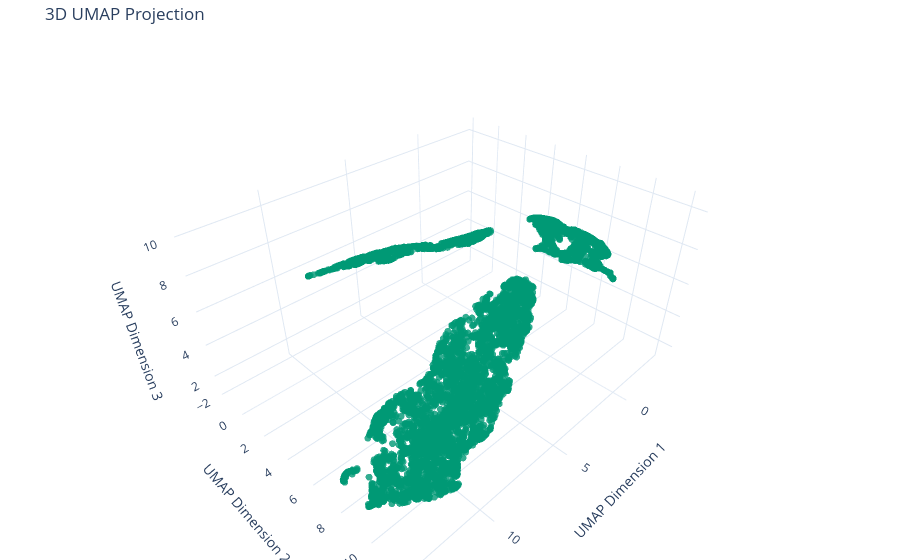

This figure's notebook cell:
### Markdown cell above
## Dimensionality Reduction

### Code cell
# UMAP Dimensionality Reduction
def umap_dimensionality_reduction(df, n_neighbors=15, min_dist=0.1, metric='euclidean', random_state=42):
    reducer = umap.UMAP(
        n_neighbors=n_neighbors,
        min_dist=min_dist,
        metric=metric,
        n_components=2,
        random_state=random_state
    )
    embedding = reducer.fit_transform(df)

    embedding_df = pd.DataFrame(
        embedding,
        columns=["UMAP_1", "UMAP_2"],
        index=df.index
    )

    return embedding_df

# Visualisasi hasil UMAP

def plot_umap(df, labels=None, palette = ['#e8000b', '#1ac938', '#023eff', '#ff6200', '#c00acc', '#81387d', "#828502", "#03B7FF", "#BE7B00"]):
    # Setup tema visual
    sns.set(style="whitegrid", rc={"axes.facecolor": "#fcf0dc"})

    # Plot
    plt.figure(figsize=(10, 7))
    if labels is not None:
        sns.scatterplot(
            x=df[:, 0],
            y=df[:, 1],
            hue=labels,
            palette=palette,
            s=30,
        )
        plt.legend(title="Cluster", bbox_to_anchor=(1.05, 1), loc='upper left', frameon=False)
    else:
        sns.scatterplot(
            x=df[:, 0],
            y=df[:, 1],
            s=30,
            color="#009975",
        )
    
    # Tata letak
    plt.title("UMAP Plot", fontsize=16, weight='bold', pad=20)
    plt.xlabel("UMAP Dimension 1", fontsize=13)
    plt.ylabel("UMAP Dimension 2", fontsize=13)
    plt.tight_layout()
    sns.despine(left=True, bottom=True)
    plt.show()

# UMAP Dimensionality Reduction (3D)
def umap_dimensionality_reduction_3d(df, n_neighbors=15, min_dist=0.1, metric='euclidean', random_state=42):
    reducer = umap.UMAP(
        n_neighbors=n_neighbors,
        min_dist=min_dist,
        metric=metric,
        n_components=3,
        random_state=random_state
    )
    embedding = reducer.fit_transform(df)

    embedding_df = pd.DataFrame(
        embedding,
        columns=["UMAP_1", "UMAP_2", "UMAP_3"],
        index=df.index
    )

    return embedding_df

import plotly.express as px

def plot_umap_3d(df, labels=None, palette=None):
    if palette is None:
        palette = ['#e8000b', '#1ac938', '#023eff', '#ff6200', '#c00acc', '#81387d', "#828502", "#03B7FF", "#BE7B00"]

    if isinstance(df, pd.DataFrame):
        x, y, z = df["UMAP_1"], df["UMAP_2"], df["UMAP_3"]
    else:
        x, y, z = df[:, 0], df[:, 1], df[:, 2]

    if labels is not None:
        fig = px.scatter_3d(
            x=x, y=y, z=z,
            color=labels.astype(str),
            color_discrete_sequence=palette,
            opacity=0.8,
            title="3D UMAP Projection"
        )
    else:
        fig = px.scatter_3d(
            x=x, y=y, z=z,
            color_discrete_sequence=["#009975"],
            opacity=0.8,
            title="3D UMAP Projection"
        )

    fig.update_traces(marker=dict(size=4))
    fig.update_layout(
        scene=dict(
            xaxis_title='UMAP Dimension 1',
            yaxis_title='UMAP Dimension 2',
            zaxis_title='UMAP Dimension 3'
        ),
        template='plotly_white',
        margin=dict(l=0, r=0, b=0, t=40)
    )
    fig.show()




customer_data_umap = umap_dimensionality_reduction(customer_data_feature_reduction)
plot_umap(customer_data_umap.values)

# Jalankan reduksi dimensi 3D
umap_3d_df = umap_dimensionality_reduction_3d(customer_data_feature_reduction)

# Visualisasikan hasil cluster KMeans di ruang 3D
plot_umap_3d(umap_3d_df)

### Figure 1 — Plotly figure (JSON) as saved in the notebook; plotly's stock layout.template omitted (floating-point values rounded to 4 significant figures; data arrays with more than 128 entries replaced by an {"elided": "..."} marker saying what was removed)
{"data": [{"hovertemplate": "x=%{x}<br>y=%{y}<br>z=%{z}<extra></extra>", "legendgroup": "", "marker": {"color": "#009975", "opacity": 0.8, "size": 4, "symbol": "circle"}, "mode": "markers", "name": "", "scene": "scene", "showlegend": false, "type": "scatter3d", "x": {"elided": "5852 float values"}, "y": {"elided": "5852 float values"}, "z": {"elided": "5852 float values"}}], "layout": {"legend": {"tracegroupgap": 0}, "margin": {"b": 0, "l": 0, "r": 0, "t": 40}, "scene": {"domain": {"x": [0, 1], "y": [0, 1]}, "xaxis": {"title": {"text": "UMAP Dimension 1"}}, "yaxis": {"title": {"text": "UMAP Dimension 2"}}, "zaxis": {"title": {"text": "UMAP Dimension 3"}}}, "title": {"text": "3D UMAP Projection"}}}
